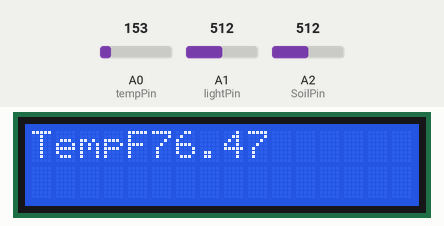
The sketch below on a simulated Arduino Uno, built with avr-gcc and run on an emulated ATmega328P. Parts: 16×2 character LCD. Inputs (shaded band) come from the test bench; at power-on: A0 (tempPin) = 153, A2 (SoilPin) = 512, A1 (lightPin) = 512.

Above: at 1.2 s.
1.3 s: A0 (tempPin) set to 165
At 15.2 s:
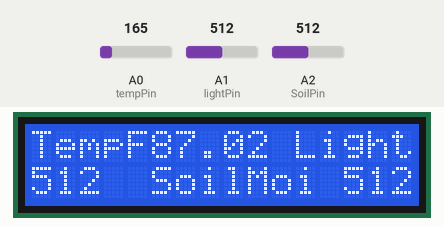
15.3 s: A2 (SoilPin) set to 988
At 25.3 s:
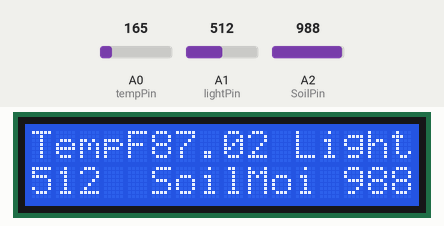
26.5 s: A2 (SoilPin) set to 1014
At 40.4 s:
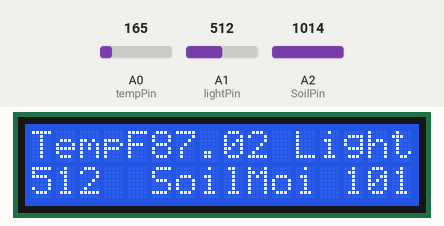
40.5 s: A1 (lightPin) set to 716
At 50.7 s:
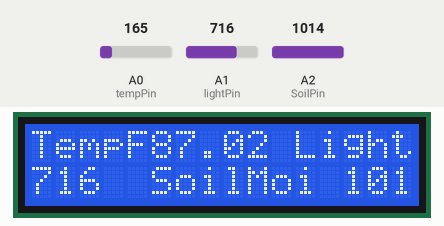
51.7 s: A2 (SoilPin) set to 109
At 55.8 s:
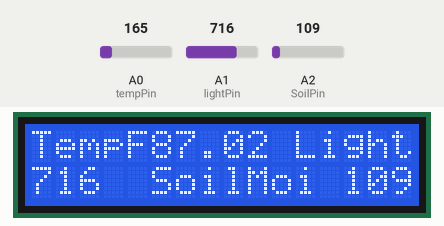
62.9 s: A2 (SoilPin) set to 92
At 71.0 s:
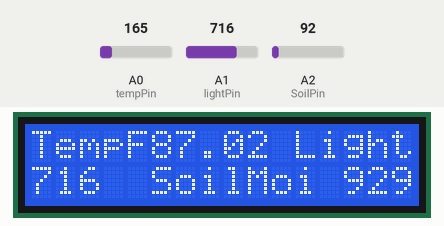
Timing chart, 0 to 72.5 s (numbered marks = the images above; inputs shaded):
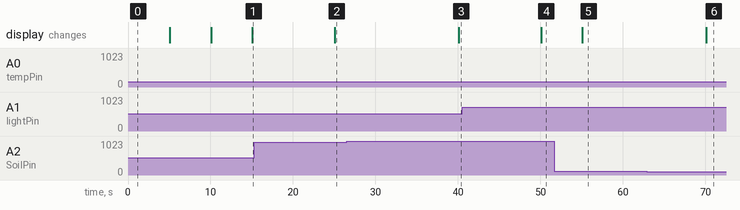

The sketch:

lcd_display_sensor_value.ino
```cpp
#include <LiquidCrystal.h>

    int tempPin = 0;
    int lightPin = 1;
    int SoilPin = 2;

   LiquidCrystal lcd(2,4,8,9,10,11);              //  LCD connected pin BS E D4 D5 D6 D7

    void setup()
    {
    lcd.begin(16, 2);
    }

    void loop()
    {
                                                  //Display Temperature in F
    int tempReading = analogRead(tempPin);
    float tempVolts = tempReading * 5.0 / 1024.0;
    float tempC = (tempVolts - 0.5) * 100.0;
    float tempF = tempC * 9.0 / 5.0 + 32.0;
    lcd.print("TempF ");
    lcd.setCursor(5, 0);
    lcd.print(tempF);
    delay (5000);


                                                   // Display Light value
    int lightReading = analogRead(lightPin);
    lcd.setCursor(11, 0);
    lcd.print("Light ");
    lcd .setCursor(0,1);
    lcd.print(lightReading);
    delay(5000);
                                                // Dissplay Soilmoisture value
    int soilmoistureReading= analogRead(SoilPin);
    lcd.setCursor(5,1);
    lcd.print("SoilMoi ");
    lcd.print(soilmoistureReading);
    delay(5000);

    }
```

Measured:
- the behaviour switches between 999 and 1000 on A2 (SoilPin) (found by bisection; images 2 and 3)
- after the input at 1.3 s, the display: first differs from a run without the input after 13.8 s (image 1)
- after the input at 15.3 s, the display: changes after 9.8 s (image 2)
- after the input at 26.5 s, the display: changes after 13.6 s (image 3)
- after the input at 40.5 s, the display: changes after 9.6 s (image 4)
- after the input at 51.7 s, the display: changes after 3.4 s (image 5)
- after the input at 62.9 s, the display: changes after 7.2 s (image 6)
